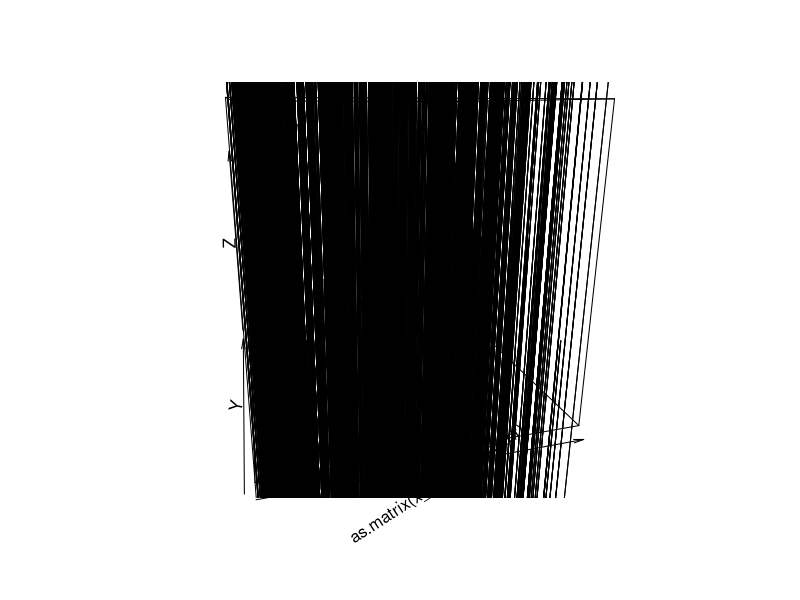

Reproduce this figure in R.
# install.packages("tidyr")
library(reshape2)
x_y_loss.df <- expand.grid(data.frame(theta1 = seq(0,1,by = 0.001), theta2 = seq(0,1,by = 0.001)))
x_y_loss.df$loss <- runif(nrow(x_y_loss.df),0,1)
x_y_loss.df$theta1 <- as.factor(x_y_loss.df$theta1)
x_y_loss.df$theta2 <- as.factor(x_y_loss.df$theta2)

x_y_loss_wide.df <- reshape(x_y_loss.df, idvar = "theta1", timevar = "theta2", direction = "wide")
persp(as.matrix(x_y_loss_wide.df),theta = -15)